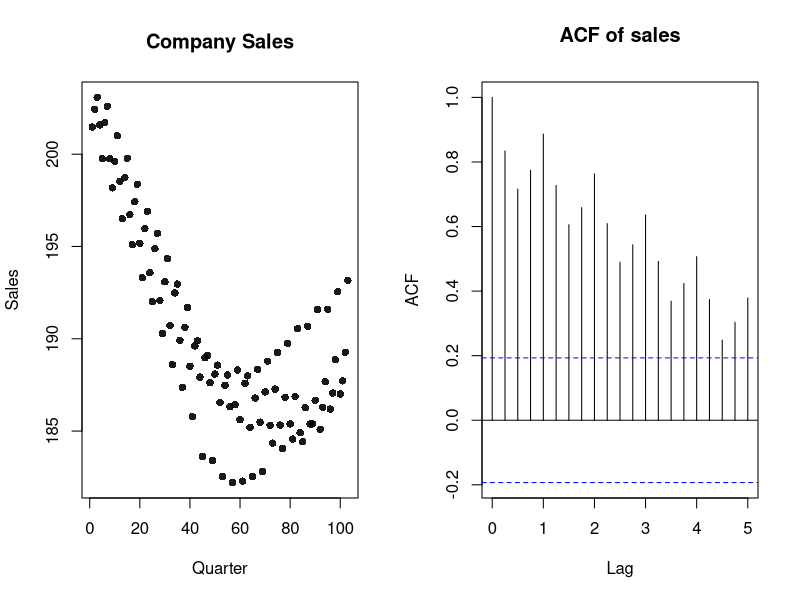
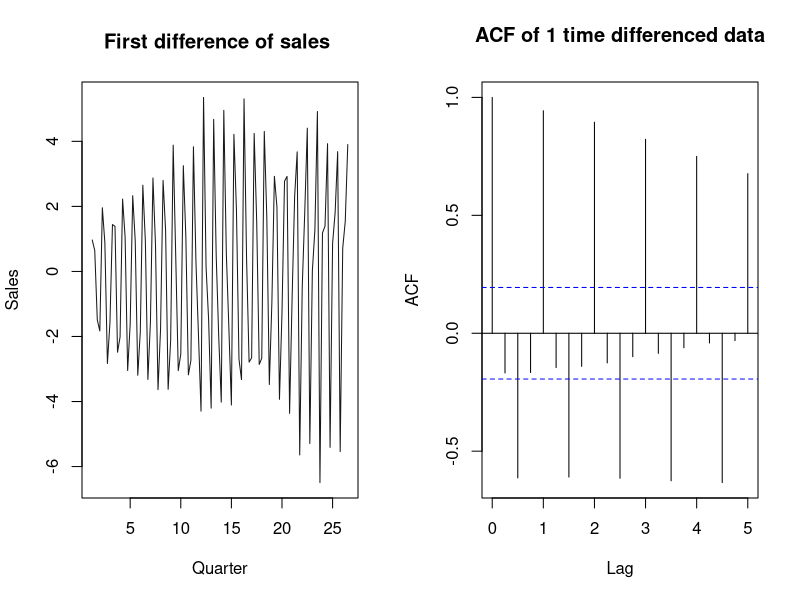
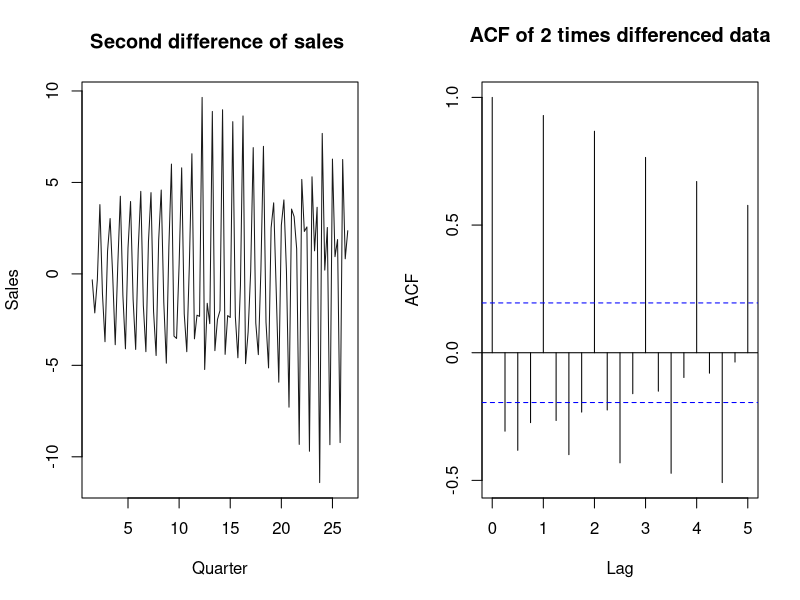
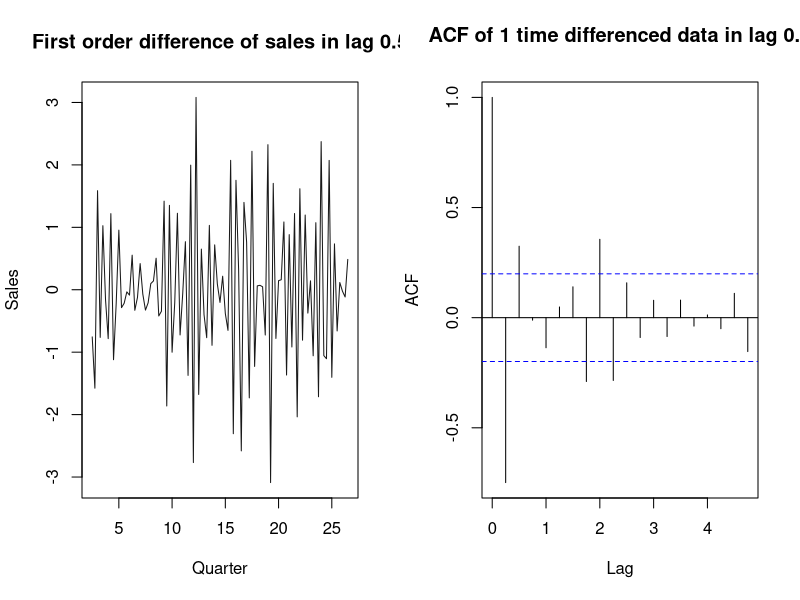
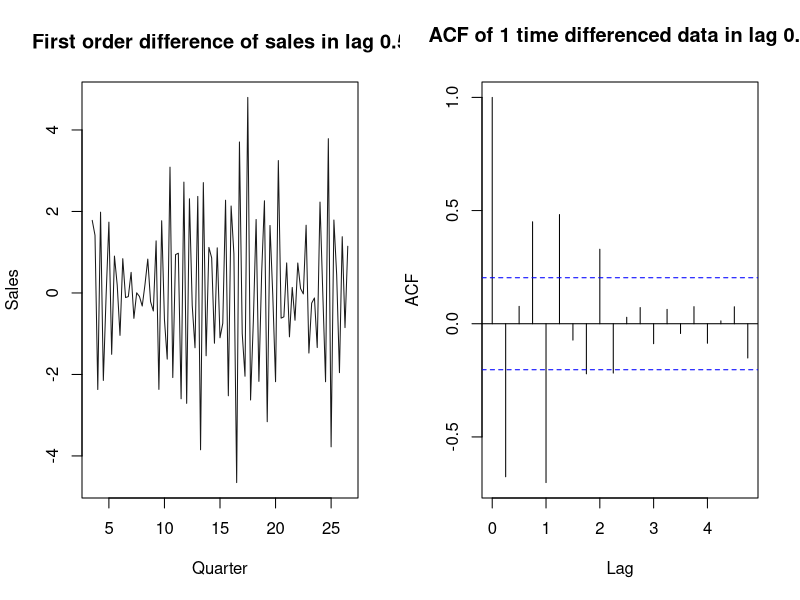

These charts were generated, in order, by the following R code:
# a.

# Load the data
sales.data <- read.csv("StartupSales.csv", header=FALSE)
sales <- sales.data$V1
sales.ts <- ts(sales, start = 1, frequency = 4)
par(mfrow = c(1, 2))
plot(sales, main = "Company Sales", ylab = "Sales", xlab = "Quarter", pch = 16,
     col = adjustcolor("black", 0.9))
acf(sales.ts, main = "ACF of sales")

# First order differencing

par(mfrow = c(1, 2))
diff.sales.ts = diff(sales.ts)  # one time differencing in lag 1
plot(diff.sales.ts, main = "First difference of sales ", ylab = "Sales",
     xlab = "Quarter", pch = 16, col = adjustcolor("black", 0.9))
acf(diff.sales.ts, main = "ACF of 1 time differenced data")

# Second order differencing

par(mfrow = c(1, 2))
diff2.sales.ts = diff(sales.ts, differences = 2)  # two times differencing in lag 1
plot(diff2.sales.ts, main = "Second difference of sales ",
     ylab = "Sales", xlab = "Quarter", pch = 16, col = adjustcolor("black", 0.9))
acf(diff2.sales.ts, main = "ACF of 2 times differenced data")

# Seasonal differencing

par(mfrow = c(1, 2))
s.diff.sales.ts = diff(diff2.sales.ts, lag = 4)
plot(s.diff.sales.ts, main = "First order difference of sales in lag 0.5", ylab = "Sales",
     xlab = "Quarter", pch = 16, col = adjustcolor("black", 0.9))
acf(s.diff.sales.ts, main = "ACF of 1 time differenced data in lag 0.5")

par(mfrow = c(1, 2))
s2.diff.sales.ts = diff(s.diff.sales.ts, lag = 4)
plot(s2.diff.sales.ts, main = "First order difference of sales in lag 0.5", ylab = "Sales",
     xlab = "Quarter", pch = 16, col = adjustcolor("black", 0.9))
acf(s2.diff.sales.ts, main = "ACF of 1 time differenced data in lag 0.5")
